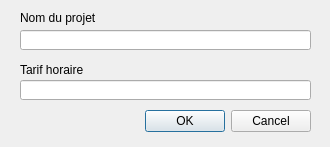
<?xml version="1.0" encoding="UTF-8"?>
<ui version="4.0">
 <class>CreateProjectDialog</class>
 <widget class="QDialog" name="CreateProjectDialog">
  <property name="geometry">
   <rect>
    <x>0</x>
    <y>0</y>
    <width>330</width>
    <height>147</height>
   </rect>
  </property>
  <property name="windowTitle">
   <string>Nouveau projet</string>
  </property>
  <widget class="QDialogButtonBox" name="buttonBox">
   <property name="geometry">
    <rect>
     <x>30</x>
     <y>110</y>
     <width>281</width>
     <height>23</height>
    </rect>
   </property>
   <property name="orientation">
    <enum>Qt::Horizontal</enum>
   </property>
   <property name="standardButtons">
    <set>QDialogButtonBox::Cancel|QDialogButtonBox::Ok</set>
   </property>
  </widget>
  <widget class="QLineEdit" name="hourlyRate">
   <property name="geometry">
    <rect>
     <x>20</x>
     <y>80</y>
     <width>291</width>
     <height>20</height>
    </rect>
   </property>
  </widget>
  <widget class="QLineEdit" name="projectName">
   <property name="geometry">
    <rect>
     <x>20</x>
     <y>30</y>
     <width>291</width>
     <height>20</height>
    </rect>
   </property>
  </widget>
  <widget class="QLabel" name="label_2">
   <property name="geometry">
    <rect>
     <x>20</x>
     <y>60</y>
     <width>379</width>
     <height>20</height>
    </rect>
   </property>
   <property name="text">
    <string>Tarif horaire</string>
   </property>
  </widget>
  <widget class="QLabel" name="label">
   <property name="geometry">
    <rect>
     <x>20</x>
     <y>10</y>
     <width>461</width>
     <height>16</height>
    </rect>
   </property>
   <property name="text">
    <string>Nom du projet</string>
   </property>
  </widget>
 </widget>
 <tabstops>
  <tabstop>projectName</tabstop>
  <tabstop>hourlyRate</tabstop>
 </tabstops>
 <resources/>
 <connections>
  <connection>
   <sender>buttonBox</sender>
   <signal>accepted()</signal>
   <receiver>CreateProjectDialog</receiver>
   <slot>accept()</slot>
   <hints>
    <hint type="sourcelabel">
     <x>248</x>
     <y>254</y>
    </hint>
    <hint type="destinationlabel">
     <x>157</x>
     <y>274</y>
    </hint>
   </hints>
  </connection>
  <connection>
   <sender>buttonBox</sender>
   <signal>rejected()</signal>
   <receiver>CreateProjectDialog</receiver>
   <slot>reject()</slot>
   <hints>
    <hint type="sourcelabel">
     <x>316</x>
     <y>260</y>
    </hint>
    <hint type="destinationlabel">
     <x>286</x>
     <y>274</y>
    </hint>
   </hints>
  </connection>
 </connections>
</ui>
